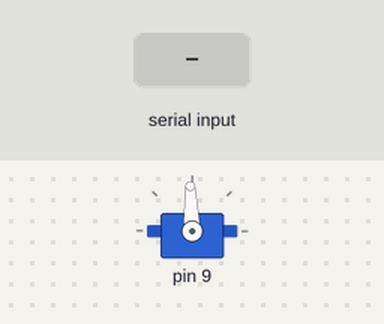
Recording of a sketch running on a simulated Arduino Uno, built with avr-gcc and run on an emulated ATmega328P. On the bench: servo. The inputs (shaded band) are chosen by the test bench. What the sketch prints to the serial monitor is not drawn.

Above: at 1.2 s.
1.3 s: "90,45," received over Serial
At 1.7 s:
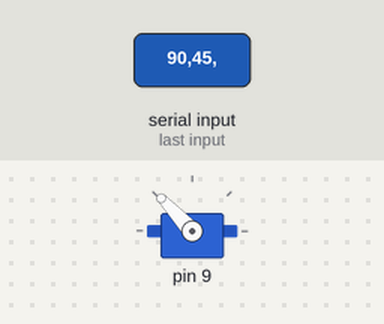
2.8 s: "30,150," received over Serial
At 4.0 s:
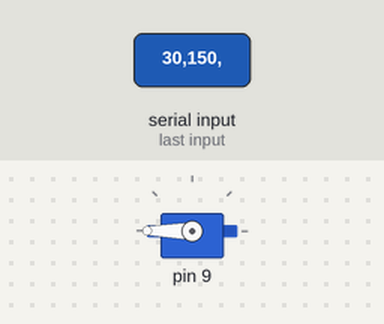
4.3 s: "5," received over Serial
At 4.6 s:
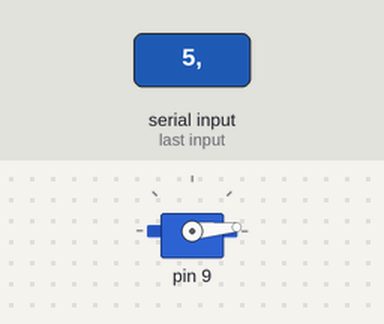
5.8 s: "90," received over Serial
At 7.0 s:
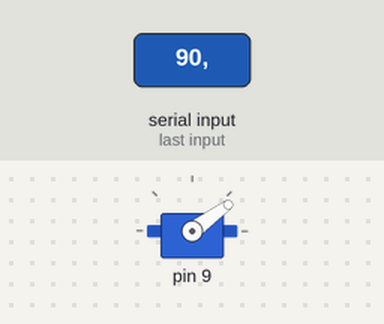
7.3 s: "200," received over Serial
At 8.1 s:
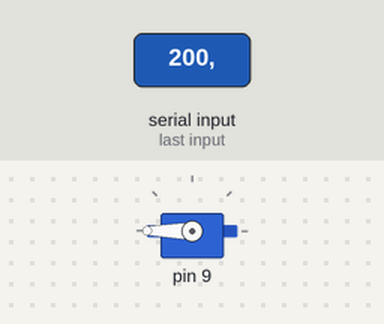
Timing chart, 0 to 9.8 s (numbered marks = the images above; inputs shaded):
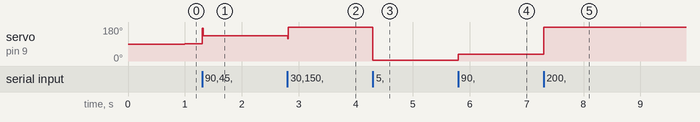

The sketch:

Servo.ino
```cpp
#include "myServo.h"

myServo servo;

int val;
char arr[4];

void setup() {
  // put your setup code here, to run once:
  Serial.begin(9600);
  servo.init(9);
}

void loop() {
  // put your main code here, to run repeatedly:
    Serial.readBytesUntil(',', arr, 3);
    arr[3] = '\n';
    Serial.println(arr);
    servo.set_speed(atoi(arr));
    delay(15);
}
```

myServo.cpp
```cpp
#include "myServo.h"

myServo::myServo(){
}

void myServo::init(int pin){
  servo.attach(pin);
}

void myServo::set_speed(float value){
  float rpm = 0.92 * value + 92;
  servo.write(rpm);
}
```

myServo.h
```cpp
/*
 * Servo Example Library
 */
#ifndef _MY_SERVO_H_
#define _MY_SERVO_H_

#include <Arduino.h>
#include <Servo.h>


class myServo{
  public:
    myServo();
    void init(int pin);
    void set_speed(float value);
  private:
    Servo servo;
};

#endif
```

Measured:
- after the input at 1.3 s, servo on pin 9: 92° → 133° at once
- after the input at 2.8 s, servo on pin 9: 133° → 180° at once
- after the input at 4.3 s, servo on pin 9: 180° → 5° at once
- after the input at 5.8 s, servo on pin 9: 5° → 36° at once
- after the input at 7.3 s, servo on pin 9: 36° → 180° at once
